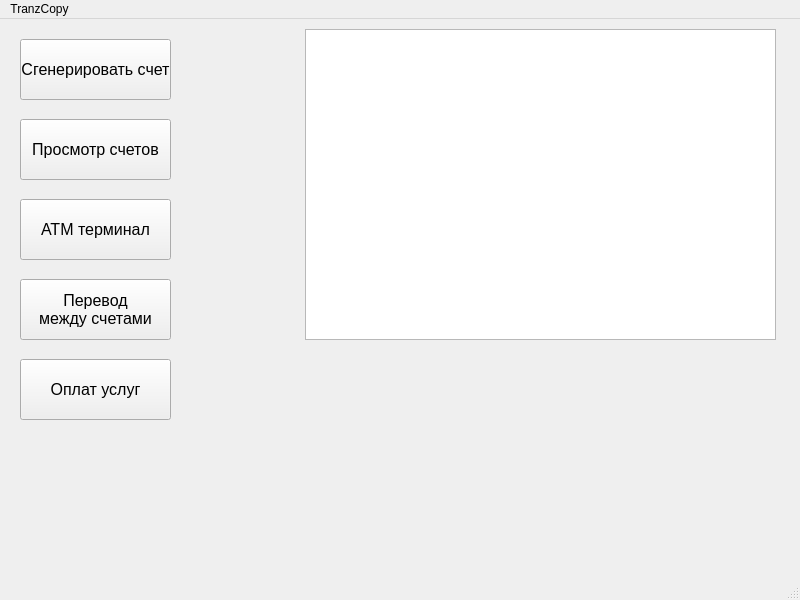
<?xml version="1.0" encoding="UTF-8"?>
<ui version="4.0">
 <class>MainWindow</class>
 <widget class="QMainWindow" name="MainWindow">
  <property name="geometry">
   <rect>
    <x>0</x>
    <y>0</y>
    <width>800</width>
    <height>600</height>
   </rect>
  </property>
  <property name="windowTitle">
   <string>MainWindow</string>
  </property>
  <widget class="QWidget" name="centralwidget">
   <widget class="QPushButton" name="generationAccount">
    <property name="geometry">
     <rect>
      <x>20</x>
      <y>20</y>
      <width>151</width>
      <height>61</height>
     </rect>
    </property>
    <property name="font">
     <font>
      <pointsize>12</pointsize>
     </font>
    </property>
    <property name="text">
     <string>Сгенерировать счет</string>
    </property>
   </widget>
   <widget class="QPushButton" name="viewAccount">
    <property name="geometry">
     <rect>
      <x>20</x>
      <y>100</y>
      <width>151</width>
      <height>61</height>
     </rect>
    </property>
    <property name="font">
     <font>
      <pointsize>12</pointsize>
     </font>
    </property>
    <property name="text">
     <string>Просмотр счетов</string>
    </property>
   </widget>
   <widget class="QListWidget" name="listWidget">
    <property name="geometry">
     <rect>
      <x>305</x>
      <y>10</y>
      <width>471</width>
      <height>311</height>
     </rect>
    </property>
   </widget>
   <widget class="QPushButton" name="atmButton">
    <property name="geometry">
     <rect>
      <x>20</x>
      <y>180</y>
      <width>151</width>
      <height>61</height>
     </rect>
    </property>
    <property name="font">
     <font>
      <pointsize>12</pointsize>
     </font>
    </property>
    <property name="text">
     <string>АТМ терминал</string>
    </property>
   </widget>
   <widget class="QPushButton" name="tradeButton">
    <property name="geometry">
     <rect>
      <x>20</x>
      <y>260</y>
      <width>151</width>
      <height>61</height>
     </rect>
    </property>
    <property name="font">
     <font>
      <pointsize>12</pointsize>
     </font>
    </property>
    <property name="text">
     <string>Перевод 
между счетами</string>
    </property>
   </widget>
   <widget class="QPushButton" name="payServiceButton">
    <property name="geometry">
     <rect>
      <x>20</x>
      <y>340</y>
      <width>151</width>
      <height>61</height>
     </rect>
    </property>
    <property name="font">
     <font>
      <pointsize>12</pointsize>
     </font>
    </property>
    <property name="text">
     <string>Оплат услуг</string>
    </property>
   </widget>
  </widget>
  <widget class="QStatusBar" name="statusbar"/>
  <widget class="QMenuBar" name="menubar">
   <property name="geometry">
    <rect>
     <x>0</x>
     <y>0</y>
     <width>800</width>
     <height>21</height>
    </rect>
   </property>
   <widget class="QMenu" name="menuTranzCopy">
    <property name="title">
     <string>TranzCopy</string>
    </property>
   </widget>
   <addaction name="menuTranzCopy"/>
  </widget>
 </widget>
 <resources/>
 <connections/>
</ui>
